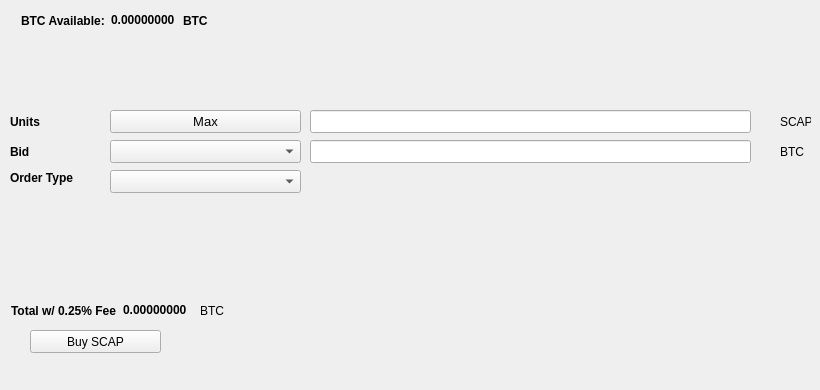
   <widget class="QWidget" name="BuyTab">
    <attribute name="title">
     <string>Buy</string>
    </attribute>
    <widget class="QPushButton" name="BuySCAP">
     <property name="geometry">
      <rect>
       <x>30</x>
       <y>330</y>
       <width>131</width>
       <height>23</height>
      </rect>
     </property>
     <property name="text">
      <string>Buy SCAP</string>
     </property>
     <property name="icon">
      <iconset resource="../safecapital.qrc">
       <normaloff>:/icons/bitcoin</normaloff>:/icons/bitcoin</iconset>
     </property>
    </widget>
    <widget class="QLabel" name="label_3">
     <property name="geometry">
      <rect>
       <x>10</x>
       <y>110</y>
       <width>46</width>
       <height>23</height>
      </rect>
     </property>
     <property name="font">
      <font>
       <weight>75</weight>
       <bold>true</bold>
      </font>
     </property>
     <property name="text">
      <string>Units</string>
     </property>
    </widget>
    <widget class="QLineEdit" name="UnitsInput">
     <property name="geometry">
      <rect>
       <x>310</x>
       <y>110</y>
       <width>441</width>
       <height>23</height>
      </rect>
     </property>
     <property name="font">
      <font>
       <pointsize>9</pointsize>
       <weight>75</weight>
       <bold>true</bold>
      </font>
     </property>
    </widget>
    <widget class="QLineEdit" name="BuyBidPriceEdit">
     <property name="geometry">
      <rect>
       <x>310</x>
       <y>140</y>
       <width>441</width>
       <height>23</height>
      </rect>
     </property>
     <property name="font">
      <font>
       <pointsize>9</pointsize>
       <weight>75</weight>
       <bold>true</bold>
      </font>
     </property>
    </widget>
    <widget class="QLabel" name="label_4">
     <property name="geometry">
      <rect>
       <x>780</x>
       <y>110</y>
       <width>31</width>
       <height>23</height>
      </rect>
     </property>
     <property name="text">
      <string>SCAP</string>
     </property>
    </widget>
    <widget class="QLabel" name="label_5">
     <property name="geometry">
      <rect>
       <x>780</x>
       <y>140</y>
       <width>31</width>
       <height>23</height>
      </rect>
     </property>
     <property name="text">
      <string>BTC</string>
     </property>
    </widget>
    <widget class="QLabel" name="label_6">
     <property name="geometry">
      <rect>
       <x>10</x>
       <y>140</y>
       <width>46</width>
       <height>23</height>
      </rect>
     </property>
     <property name="font">
      <font>
       <weight>75</weight>
       <bold>true</bold>
      </font>
     </property>
     <property name="text">
      <string>Bid</string>
     </property>
    </widget>
    <widget class="QLabel" name="label_7">
     <property name="geometry">
      <rect>
       <x>10</x>
       <y>170</y>
       <width>91</width>
       <height>16</height>
      </rect>
     </property>
     <property name="font">
      <font>
       <weight>75</weight>
       <bold>true</bold>
      </font>
     </property>
     <property name="text">
      <string>Order Type</string>
     </property>
    </widget>
    <widget class="QPushButton" name="Buy_Max_Amount">
     <property name="geometry">
      <rect>
       <x>110</x>
       <y>110</y>
       <width>191</width>
       <height>23</height>
      </rect>
     </property>
     <property name="font">
      <font>
       <pointsize>10</pointsize>
      </font>
     </property>
     <property name="text">
      <string>Max</string>
     </property>
    </widget>
    <widget class="QComboBox" name="BuyBidcomboBox">
     <property name="geometry">
      <rect>
       <x>110</x>
       <y>140</y>
       <width>191</width>
       <height>23</height>
      </rect>
     </property>
     <property name="font">
      <font>
       <pointsize>10</pointsize>
      </font>
     </property>
    </widget>
    <widget class="QComboBox" name="buyOrdertypeCombo">
     <property name="geometry">
      <rect>
       <x>110</x>
       <y>170</y>
       <width>191</width>
       <height>23</height>
      </rect>
     </property>
     <property name="font">
      <font>
       <pointsize>10</pointsize>
      </font>
     </property>
    </widget>
    <widget class="QWidget" name="layoutWidget1">
     <property name="geometry">
      <rect>
       <x>21</x>
       <y>11</y>
       <width>227</width>
       <height>19</height>
      </rect>
     </property>
     <layout class="QHBoxLayout" name="horizontalLayout_3">
      <item>
       <widget class="QLabel" name="label232">
        <property name="font">
         <font>
          <weight>75</weight>
          <bold>true</bold>
         </font>
        </property>
        <property name="text">
         <string>BTC Available:</string>
        </property>
       </widget>
      </item>
      <item>
       <widget class="QLabel" name="BtcAvailableLbl">
        <property name="palette">
         <palette>
          <active>
           <colorrole role="WindowText">
            <brush brushstyle="SolidPattern">
             <color alpha="255">
              <red>0</red>
              <green>0</green>
              <blue>0</blue>
             </color>
            </brush>
           </colorrole>
           <colorrole role="Button">
            <brush brushstyle="SolidPattern">
             <color alpha="255">
              <red>0</red>
              <green>170</green>
              <blue>0</blue>
             </color>
            </brush>
           </colorrole>
           <colorrole role="Light">
            <brush brushstyle="SolidPattern">
             <color alpha="255">
              <red>0</red>
              <green>255</green>
              <blue>0</blue>
             </color>
            </brush>
           </colorrole>
           <colorrole role="Midlight">
            <brush brushstyle="SolidPattern">
             <color alpha="255">
              <red>0</red>
              <green>212</green>
              <blue>0</blue>
             </color>
            </brush>
           </colorrole>
           <colorrole role="Dark">
            <brush brushstyle="SolidPattern">
             <color alpha="255">
              <red>0</red>
              <green>85</green>
              <blue>0</blue>
             </color>
            </brush>
           </colorrole>
           <colorrole role="Mid">
            <brush brushstyle="SolidPattern">
             <color alpha="255">
              <red>0</red>
              <green>113</green>
              <blue>0</blue>
             </color>
            </brush>
           </colorrole>
           <colorrole role="Text">
            <brush brushstyle="SolidPattern">
             <color alpha="255">
              <red>0</red>
              <green>170</green>
              <blue>0</blue>
             </color>
            </brush>
           </colorrole>
           <colorrole role="BrightText">
            <brush brushstyle="SolidPattern">
             <color alpha="255">
              <red>255</red>
              <green>255</green>
              <blue>255</blue>
             </color>
            </brush>
           </colorrole>
           <colorrole role="ButtonText">
            <brush brushstyle="SolidPattern">
             <color alpha="255">
              <red>0</red>
              <green>0</green>
              <blue>0</blue>
             </color>
            </brush>
           </colorrole>
           <colorrole role="Base">
            <brush brushstyle="SolidPattern">
             <color alpha="255">
              <red>255</red>
              <green>255</green>
              <blue>255</blue>
             </color>
            </brush>
           </colorrole>
           <colorrole role="Window">
            <brush brushstyle="SolidPattern">
             <color alpha="255">
              <red>0</red>
              <green>170</green>
              <blue>0</blue>
             </color>
            </brush>
           </colorrole>
           <colorrole role="Shadow">
            <brush brushstyle="SolidPattern">
             <color alpha="255">
              <red>0</red>
              <green>0</green>
              <blue>0</blue>
             </color>
            </brush>
           </colorrole>
           <colorrole role="AlternateBase">
            <brush brushstyle="SolidPattern">
             <color alpha="255">
              <red>127</red>
              <green>212</green>
              <blue>127</blue>
             </color>
            </brush>
           </colorrole>
           <colorrole role="ToolTipBase">
            <brush brushstyle="SolidPattern">
             <color alpha="255">
              <red>255</red>
              <green>255</green>
              <blue>220</blue>
             </color>
            </brush>
           </colorrole>
           <colorrole role="ToolTipText">
            <brush brushstyle="SolidPattern">
             <color alpha="255">
              <red>0</red>
              <green>0</green>
              <blue>0</blue>
             </color>
            </brush>
           </colorrole>
          </active>
          <inactive>
           <colorrole role="WindowText">
            <brush brushstyle="SolidPattern">
             <color alpha="255">
              <red>0</red>
              <green>0</green>
              <blue>0</blue>
             </color>
            </brush>
           </colorrole>
           <colorrole role="Button">
            <brush brushstyle="SolidPattern">
             <color alpha="255">
              <red>0</red>
              <green>170</green>
              <blue>0</blue>
             </color>
            </brush>
           </colorrole>
           <colorrole role="Light">
            <brush brushstyle="SolidPattern">
             <color alpha="255">
              <red>0</red>
              <green>255</green>
              <blue>0</blue>
             </color>
            </brush>
           </colorrole>
           <colorrole role="Midlight">
            <brush brushstyle="SolidPattern">
             <color alpha="255">
              <red>0</red>
              <green>212</green>
              <blue>0</blue>
             </color>
            </brush>
           </colorrole>
           <colorrole role="Dark">
            <brush brushstyle="SolidPattern">
             <color alpha="255">
              <red>0</red>
              <green>85</green>
              <blue>0</blue>
             </color>
            </brush>
           </colorrole>
           <colorrole role="Mid">
            <brush brushstyle="SolidPattern">
             <color alpha="255">
              <red>0</red>
              <green>113</green>
              <blue>0</blue>
             </color>
            </brush>
           </colorrole>
           <colorrole role="Text">
            <brush brushstyle="SolidPattern">
             <color alpha="255">
              <red>0</red>
              <green>170</green>
              <blue>0</blue>
             </color>
            </brush>
           </colorrole>
           <colorrole role="BrightText">
            <brush brushstyle="SolidPattern">
             <color alpha="255">
              <red>255</red>
              <green>255</green>
              <blue>255</blue>
             </color>
            </brush>
           </colorrole>
           <colorrole role="ButtonText">
            <brush brushstyle="SolidPattern">
             <color alpha="255">
              <red>0</red>
              <green>0</green>
              <blue>0</blue>
             </color>
            </brush>
           </colorrole>
           <colorrole role="Base">
            <brush brushstyle="SolidPattern">
             <color alpha="255">
              <red>255</red>
              <green>255</green>
              <blue>255</blue>
             </color>
            </brush>
           </colorrole>
           <colorrole role="Window">
            <brush brushstyle="SolidPattern">
             <color alpha="255">
              <red>0</red>
              <green>170</green>
              <blue>0</blue>
             </color>
            </brush>
           </colorrole>
           <colorrole role="Shadow">
            <brush brushstyle="SolidPattern">
             <color alpha="255">
              <red>0</red>
              <green>0</green>
              <blue>0</blue>
             </color>
            </brush>
           </colorrole>
           <colorrole role="AlternateBase">
            <brush brushstyle="SolidPattern">
             <color alpha="255">
              <red>127</red>
              <green>212</green>
              <blue>127</blue>
             </color>
            </brush>
           </colorrole>
           <colorrole role="ToolTipBase">
            <brush brushstyle="SolidPattern">
             <color alpha="255">
              <red>255</red>
              <green>255</green>
              <blue>220</blue>
             </color>
            </brush>
           </colorrole>
           <colorrole role="ToolTipText">
            <brush brushstyle="SolidPattern">
             <color alpha="255">
              <red>0</red>
              <green>0</green>
              <blue>0</blue>
             </color>
            </brush>
           </colorrole>
          </inactive>
          <disabled>
           <colorrole role="WindowText">
            <brush brushstyle="SolidPattern">
             <color alpha="255">
              <red>0</red>
              <green>85</green>
              <blue>0</blue>
             </color>
            </brush>
           </colorrole>
           <colorrole role="Button">
            <brush brushstyle="SolidPattern">
             <color alpha="255">
              <red>0</red>
              <green>170</green>
              <blue>0</blue>
             </color>
            </brush>
           </colorrole>
           <colorrole role="Light">
            <brush brushstyle="SolidPattern">
             <color alpha="255">
              <red>0</red>
              <green>255</green>
              <blue>0</blue>
             </color>
            </brush>
           </colorrole>
           <colorrole role="Midlight">
            <brush brushstyle="SolidPattern">
             <color alpha="255">
              <red>0</red>
              <green>212</green>
              <blue>0</blue>
             </color>
            </brush>
           </colorrole>
           <colorrole role="Dark">
            <brush brushstyle="SolidPattern">
             <color alpha="255">
              <red>0</red>
              <green>85</green>
              <blue>0</blue>
             </color>
            </brush>
           </colorrole>
           <colorrole role="Mid">
            <brush brushstyle="SolidPattern">
             <color alpha="255">
              <red>0</red>
              <green>113</green>
              <blue>0</blue>
             </color>
            </brush>
           </colorrole>
           <colorrole role="Text">
            <brush brushstyle="SolidPattern">
             <color alpha="255">
              <red>0</red>
              <green>85</green>
              <blue>0</blue>
             </color>
            </brush>
           </colorrole>
           <colorrole role="BrightText">
            <brush brushstyle="SolidPattern">
             <color alpha="255">
              <red>255</red>
              <green>255</green>
              <blue>255</blue>
             </color>
            </brush>
           </colorrole>
           <colorrole role="ButtonText">
            <brush brushstyle="SolidPattern">
             <color alpha="255">
              <red>0</red>
              <green>85</green>
              <blue>0</blue>
             </color>
            </brush>
           </colorrole>
           <colorrole role="Base">
            <brush brushstyle="SolidPattern">
             <color alpha="255">
              <red>0</red>
              <green>170</green>
              <blue>0</blue>
             </color>
            </brush>
           </colorrole>
           <colorrole role="Window">
            <brush brushstyle="SolidPattern">
             <color alpha="255">
              <red>0</red>
              <green>170</green>
              <blue>0</blue>
             </color>
            </brush>
           </colorrole>
           <colorrole role="Shadow">
            <brush brushstyle="SolidPattern">
             <color alpha="255">
              <red>0</red>
              <green>0</green>
              <blue>0</blue>
             </color>
            </brush>
           </colorrole>
           <colorrole role="AlternateBase">
            <brush brushstyle="SolidPattern">
             <color alpha="255">
              <red>0</red>
              <green>170</green>
              <blue>0</blue>
             </color>
            </brush>
           </colorrole>
           <colorrole role="ToolTipBase">
            <brush brushstyle="SolidPattern">
             <color alpha="255">
              <red>255</red>
              <green>255</green>
              <blue>220</blue>
             </color>
            </brush>
           </colorrole>
           <colorrole role="ToolTipText">
            <brush brushstyle="SolidPattern">
             <color alpha="255">
              <red>0</red>
              <green>0</green>
              <blue>0</blue>
             </color>
            </brush>
           </colorrole>
          </disabled>
         </palette>
        </property>
        <property name="font">
         <font>
          <weight>75</weight>
          <bold>true</bold>
         </font>
        </property>
        <property name="text">
         <string>0.00000000</string>
        </property>
        <property name="textInteractionFlags">
         <set>Qt::LinksAccessibleByMouse|Qt::TextSelectableByKeyboard|Qt::TextSelectableByMouse</set>
        </property>
       </widget>
      </item>
      <item>
       <widget class="QLabel" name="BtcAvailableLbl_2">
        <property name="font">
         <font>
          <weight>75</weight>
          <bold>true</bold>
         </font>
        </property>
        <property name="text">
         <string>BTC</string>
        </property>
       </widget>
      </item>
     </layout>
    </widget>
    <widget class="QWidget" name="layoutWidge2">
     <property name="geometry">
      <rect>
       <x>11</x>
       <y>301</y>
       <width>259</width>
       <height>19</height>
      </rect>
     </property>
     <layout class="QHBoxLayout" name="horizontalLayout_4">
      <item>
       <widget class="QLabel" name="label_9">
        <property name="font">
         <font>
          <weight>75</weight>
          <bold>true</bold>
         </font>
        </property>
        <property name="text">
         <string>Total w/ 0.25% Fee</string>
        </property>
       </widget>
      </item>
      <item>
       <widget class="QLabel" name="BuyCostLabel">
        <property name="palette">
         <palette>
          <active>
           <colorrole role="WindowText">
            <brush brushstyle="SolidPattern">
             <color alpha="255">
              <red>0</red>
              <green>0</green>
              <blue>0</blue>
             </color>
            </brush>
           </colorrole>
           <colorrole role="Button">
            <brush brushstyle="SolidPattern">
             <color alpha="255">
              <red>0</red>
              <green>170</green>
              <blue>0</blue>
             </color>
            </brush>
           </colorrole>
           <colorrole role="Light">
            <brush brushstyle="SolidPattern">
             <color alpha="255">
              <red>0</red>
              <green>255</green>
              <blue>0</blue>
             </color>
            </brush>
           </colorrole>
           <colorrole role="Midlight">
            <brush brushstyle="SolidPattern">
             <color alpha="255">
              <red>0</red>
              <green>212</green>
              <blue>0</blue>
             </color>
            </brush>
           </colorrole>
           <colorrole role="Dark">
            <brush brushstyle="SolidPattern">
             <color alpha="255">
              <red>0</red>
              <green>85</green>
              <blue>0</blue>
             </color>
            </brush>
           </colorrole>
           <colorrole role="Mid">
            <brush brushstyle="SolidPattern">
             <color alpha="255">
              <red>0</red>
              <green>113</green>
              <blue>0</blue>
             </color>
            </brush>
           </colorrole>
           <colorrole role="Text">
            <brush brushstyle="SolidPattern">
             <color alpha="255">
              <red>0</red>
              <green>170</green>
              <blue>0</blue>
             </color>
            </brush>
           </colorrole>
           <colorrole role="BrightText">
            <brush brushstyle="SolidPattern">
             <color alpha="255">
              <red>255</red>
              <green>255</green>
              <blue>255</blue>
             </color>
            </brush>
           </colorrole>
           <colorrole role="ButtonText">
            <brush brushstyle="SolidPattern">
             <color alpha="255">
              <red>0</red>
              <green>0</green>
              <blue>0</blue>
             </color>
            </brush>
           </colorrole>
           <colorrole role="Base">
            <brush brushstyle="SolidPattern">
             <color alpha="255">
              <red>255</red>
              <green>255</green>
              <blue>255</blue>
             </color>
            </brush>
           </colorrole>
           <colorrole role="Window">
            <brush brushstyle="SolidPattern">
             <color alpha="255">
              <red>0</red>
              <green>170</green>
              <blue>0</blue>
             </color>
            </brush>
           </colorrole>
           <colorrole role="Shadow">
            <brush brushstyle="SolidPattern">
             <color alpha="255">
              <red>0</red>
              <green>0</green>
              <blue>0</blue>
             </color>
            </brush>
           </colorrole>
           <colorrole role="AlternateBase">
            <brush brushstyle="SolidPattern">
             <color alpha="255">
              <red>127</red>
              <green>212</green>
              <blue>127</blue>
             </color>
            </brush>
           </colorrole>
           <colorrole role="ToolTipBase">
            <brush brushstyle="SolidPattern">
             <color alpha="255">
              <red>255</red>
              <green>255</green>
              <blue>220</blue>
             </color>
            </brush>
           </colorrole>
           <colorrole role="ToolTipText">
            <brush brushstyle="SolidPattern">
             <color alpha="255">
              <red>0</red>
              <green>0</green>
              <blue>0</blue>
             </color>
            </brush>
           </colorrole>
          </active>
          <inactive>
           <colorrole role="WindowText">
            <brush brushstyle="SolidPattern">
             <color alpha="255">
              <red>0</red>
              <green>0</green>
              <blue>0</blue>
             </color>
            </brush>
           </colorrole>
           <colorrole role="Button">
            <brush brushstyle="SolidPattern">
             <color alpha="255">
              <red>0</red>
              <green>170</green>
              <blue>0</blue>
             </color>
            </brush>
           </colorrole>
           <colorrole role="Light">
            <brush brushstyle="SolidPattern">
             <color alpha="255">
              <red>0</red>
              <green>255</green>
              <blue>0</blue>
             </color>
            </brush>
           </colorrole>
           <colorrole role="Midlight">
            <brush brushstyle="SolidPattern">
             <color alpha="255">
              <red>0</red>
              <green>212</green>
              <blue>0</blue>
             </color>
            </brush>
           </colorrole>
           <colorrole role="Dark">
            <brush brushstyle="SolidPattern">
             <color alpha="255">
              <red>0</red>
              <green>85</green>
              <blue>0</blue>
             </color>
            </brush>
           </colorrole>
           <colorrole role="Mid">
            <brush brushstyle="SolidPattern">
             <color alpha="255">
              <red>0</red>
              <green>113</green>
              <blue>0</blue>
             </color>
            </brush>
           </colorrole>
           <colorrole role="Text">
            <brush brushstyle="SolidPattern">
             <color alpha="255">
              <red>0</red>
              <green>170</green>
              <blue>0</blue>
             </color>
            </brush>
           </colorrole>
           <colorrole role="BrightText">
            <brush brushstyle="SolidPattern">
             <color alpha="255">
              <red>255</red>
              <green>255</green>
              <blue>255</blue>
             </color>
            </brush>
           </colorrole>
           <colorrole role="ButtonText">
            <brush brushstyle="SolidPattern">
             <color alpha="255">
              <red>0</red>
              <green>0</green>
              <blue>0</blue>
             </color>
            </brush>
           </colorrole>
           <colorrole role="Base">
            <brush brushstyle="SolidPattern">
             <color alpha="255">
              <red>255</red>
              <green>255</green>
              <blue>255</blue>
             </color>
            </brush>
           </colorrole>
           <colorrole role="Window">
            <brush brushstyle="SolidPattern">
             <color alpha="255">
              <red>0</red>
              <green>170</green>
              <blue>0</blue>
             </color>
            </brush>
           </colorrole>
           <colorrole role="Shadow">
            <brush brushstyle="SolidPattern">
             <color alpha="255">
              <red>0</red>
              <green>0</green>
              <blue>0</blue>
             </color>
            </brush>
           </colorrole>
           <colorrole role="AlternateBase">
            <brush brushstyle="SolidPattern">
             <color alpha="255">
              <red>127</red>
              <green>212</green>
              <blue>127</blue>
             </color>
            </brush>
           </colorrole>
           <colorrole role="ToolTipBase">
            <brush brushstyle="SolidPattern">
             <color alpha="255">
              <red>255</red>
              <green>255</green>
              <blue>220</blue>
             </color>
            </brush>
           </colorrole>
           <colorrole role="ToolTipText">
            <brush brushstyle="SolidPattern">
             <color alpha="255">
              <red>0</red>
              <green>0</green>
              <blue>0</blue>
             </color>
            </brush>
           </colorrole>
          </inactive>
          <disabled>
           <colorrole role="WindowText">
            <brush brushstyle="SolidPattern">
             <color alpha="255">
              <red>0</red>
              <green>85</green>
              <blue>0</blue>
             </color>
            </brush>
           </colorrole>
           <colorrole role="Button">
            <brush brushstyle="SolidPattern">
             <color alpha="255">
              <red>0</red>
              <green>170</green>
              <blue>0</blue>
             </color>
            </brush>
           </colorrole>
           <colorrole role="Light">
            <brush brushstyle="SolidPattern">
             <color alpha="255">
              <red>0</red>
              <green>255</green>
              <blue>0</blue>
             </color>
            </brush>
           </colorrole>
           <colorrole role="Midlight">
            <brush brushstyle="SolidPattern">
             <color alpha="255">
              <red>0</red>
              <green>212</green>
              <blue>0</blue>
             </color>
            </brush>
           </colorrole>
           <colorrole role="Dark">
            <brush brushstyle="SolidPattern">
             <color alpha="255">
              <red>0</red>
              <green>85</green>
              <blue>0</blue>
             </color>
            </brush>
           </colorrole>
           <colorrole role="Mid">
            <brush brushstyle="SolidPattern">
             <color alpha="255">
              <red>0</red>
              <green>113</green>
              <blue>0</blue>
             </color>
            </brush>
           </colorrole>
           <colorrole role="Text">
            <brush brushstyle="SolidPattern">
             <color alpha="255">
              <red>0</red>
              <green>85</green>
              <blue>0</blue>
             </color>
            </brush>
           </colorrole>
           <colorrole role="BrightText">
            <brush brushstyle="SolidPattern">
             <color alpha="255">
              <red>255</red>
              <green>255</green>
              <blue>255</blue>
             </color>
            </brush>
           </colorrole>
           <colorrole role="ButtonText">
            <brush brushstyle="SolidPattern">
             <color alpha="255">
              <red>0</red>
              <green>85</green>
              <blue>0</blue>
             </color>
            </brush>
           </colorrole>
           <colorrole role="Base">
            <brush brushstyle="SolidPattern">
             <color alpha="255">
              <red>0</red>
              <green>170</green>
              <blue>0</blue>
             </color>
            </brush>
           </colorrole>
           <colorrole role="Window">
            <brush brushstyle="SolidPattern">
             <color alpha="255">
              <red>0</red>
              <green>170</green>
              <blue>0</blue>
             </color>
            </brush>
           </colorrole>
           <colorrole role="Shadow">
            <brush brushstyle="SolidPattern">
             <color alpha="255">
              <red>0</red>
              <green>0</green>
              <blue>0</blue>
             </color>
            </brush>
           </colorrole>
           <colorrole role="AlternateBase">
            <brush brushstyle="SolidPattern">
             <color alpha="255">
              <red>0</red>
              <green>170</green>
              <blue>0</blue>
             </color>
            </brush>
           </colorrole>
           <colorrole role="ToolTipBase">
            <brush brushstyle="SolidPattern">
             <color alpha="255">
              <red>255</red>
              <green>255</green>
              <blue>220</blue>
             </color>
            </brush>
           </colorrole>
           <colorrole role="ToolTipText">
            <brush brushstyle="SolidPattern">
             <color alpha="255">
              <red>0</red>
              <green>0</green>
              <blue>0</blue>
             </color>
            </brush>
           </colorrole>
          </disabled>
         </palette>
        </property>
        <property name="font">
         <font>
          <weight>75</weight>
          <bold>true</bold>
         </font>
        </property>
        <property name="autoFillBackground">
         <bool>false</bool>
        </property>
        <property name="text">
         <string>0.00000000</string>
        </property>
        <property name="textInteractionFlags">
         <set>Qt::LinksAccessibleByMouse|Qt::TextSelectableByMouse</set>
        </property>
       </widget>
      </item>
      <item>
       <widget class="QLabel" name="label_10">
        <property name="font">
         <font>
          <weight>50</weight>
          <bold>false</bold>
         </font>
        </property>
        <property name="text">
         <string>BTC</string>
        </property>
       </widget>
      </item>
     </layout>
    </widget>
    <widget class="QLabel" name="label_24">
     <property name="geometry">
      <rect>
       <x>460</x>
       <y>300</y>
       <width>281</width>
       <height>81</height>
      </rect>
     </property>
     <property name="text">
      <string/>
     </property>
     <property name="pixmap">
      <pixmap>:/images/bittrex</pixmap>
     </property>
    </widget>
   </widget>
